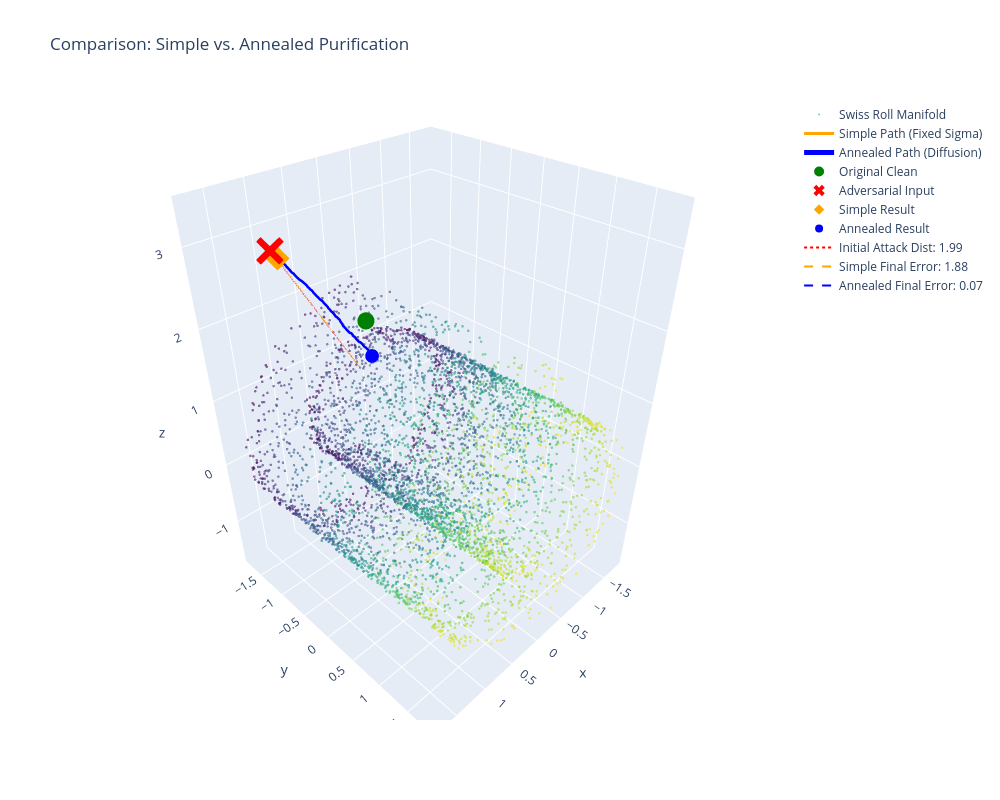

Notebook cell for this chart:
### Code cell
import plotly.graph_objects as go
import numpy as np
import torch

# --- SMALL MODS: Device & Type Handling ---
# 1. Ensure tensors are on CPU before converting to numpy
manifold_np = train_tensor.cpu().numpy()
clean_np = clean_point.cpu().numpy().reshape(-1) # Flatten to [3]
adv_np = x_adv.cpu().numpy().reshape(-1)       # Flatten to [3]

# 2. Trajectories are already numpy from our purify module
traj_simple_np = trajectory_simple
traj_annealed_np = trajectory_annealed

# 3. Endpoints (already numpy)
# If trajectory is [Steps, Batch, 3], we take [:, 0, :] to get the first point's path
if traj_simple_np.ndim == 3:
    traj_simple_np = traj_simple_np[:, 0, :]
    traj_annealed_np = traj_annealed_np[:, 0, :]

pure_simple_np = traj_simple_np[-1]
pure_annealed_np = traj_annealed_np[-1]

# 4. Nearest neighbors (ensure these are CPU tensors first)
closest_pure_simple_np = closest_to_pure_simple.cpu().numpy().reshape(-1)
closest_pure_annealed_np = closest_to_pure_annealed.cpu().numpy().reshape(-1)
closest_to_adv_np = closest_to_adv.cpu().numpy().reshape(-1)

# --- REST OF SCRIPT REMAINS THE SAME ---
fig = go.Figure()

# 1. The Manifold (Swiss Roll)
fig.add_trace(go.Scatter3d(
    x=manifold_np[:, 0], y=manifold_np[:, 1], z=manifold_np[:, 2],
    mode='markers',
    marker=dict(size=1.5, color=manifold_np[:,1], colorscale='Viridis', opacity=0.6),
    name='Swiss Roll Manifold'
))

# 2. Simple Purification Path
fig.add_trace(go.Scatter3d(
    x=traj_simple_np[:, 0], y=traj_simple_np[:, 1], z=traj_simple_np[:, 2],
    mode='lines',
    line=dict(color='orange', width=3),
    name='Simple Path (Fixed Sigma)'
))

# 3. Annealed Purification Path
fig.add_trace(go.Scatter3d(
    x=traj_annealed_np[:, 0], y=traj_annealed_np[:, 1], z=traj_annealed_np[:, 2],
    mode='lines',
    line=dict(color='blue', width=5),
    name='Annealed Path (Diffusion)'
))

# 4. Key Markers
fig.add_trace(go.Scatter3d(
    x=[clean_np[0]], y=[clean_np[1]], z=[clean_np[2]],
    mode='markers', marker=dict(size=10, color='green'), name='Original Clean'
))
fig.add_trace(go.Scatter3d(
    x=[adv_np[0]], y=[adv_np[1]], z=[adv_np[2]],
    mode='markers', marker=dict(size=10, color='red', symbol='x'), name='Adversarial Input'
))
fig.add_trace(go.Scatter3d(
    x=[pure_simple_np[0]], y=[pure_simple_np[1]], z=[pure_simple_np[2]],
    mode='markers', marker=dict(size=8, color='orange', symbol='diamond'), name='Simple Result'
))
fig.add_trace(go.Scatter3d(
    x=[pure_annealed_np[0]], y=[pure_annealed_np[1]], z=[pure_annealed_np[2]],
    mode='markers', marker=dict(size=8, color='blue', symbol='circle'), name='Annealed Result'
))

# 5. Distance Metrics (Error Lines)
fig.add_trace(go.Scatter3d(
    x=[adv_np[0], closest_to_adv_np[0]], y=[adv_np[1], closest_to_adv_np[1]], z=[adv_np[2], closest_to_adv_np[2]],
    mode='lines', line=dict(color='red', width=2, dash='dot'),
    name=f'Initial Attack Dist: {adv_dist:.2f}'
))

fig.add_trace(go.Scatter3d(
    x=[pure_simple_np[0], closest_pure_simple_np[0]], 
    y=[pure_simple_np[1], closest_pure_simple_np[1]], 
    z=[pure_simple_np[2], closest_pure_simple_np[2]],
    mode='lines', line=dict(color='orange', width=2, dash='dash'),
    name=f'Simple Final Error: {pure_dist_simple:.2f}'
))

fig.add_trace(go.Scatter3d(
    x=[pure_annealed_np[0], closest_pure_annealed_np[0]], 
    y=[pure_annealed_np[1], closest_pure_annealed_np[1]], 
    z=[pure_annealed_np[2], closest_pure_annealed_np[2]],
    mode='lines', line=dict(color='blue', width=2, dash='dash'),
    name=f'Annealed Final Error: {pure_dist_annealed:.2f}'
))

fig.update_layout(
    title="Comparison: Simple vs. Annealed Purification",
    scene=dict(aspectmode='data'),
    width=1000, height=800
)

fig.show()

### Figure 1 — Plotly figure (JSON) as saved in the notebook; plotly's stock layout.template omitted (floating-point values rounded to 4 significant figures; data arrays with more than 128 entries replaced by an {"elided": "..."} marker saying what was removed)
{"data": [{"marker": {"color": {"elided": "5000 float values"}, "colorscale": [[0, "#440154"], [0.1111, "#482878"], [0.2222, "#3e4989"], [0.3333, "#31688e"], [0.4444, "#26828e"], [0.5556, "#1f9e89"], [0.6667, "#35b779"], [0.7778, "#6ece58"], [0.8889, "#b5de2b"], [1, "#fde725"]], "opacity": 0.6, "size": 1.5}, "mode": "markers", "name": "Swiss Roll Manifold", "type": "scatter3d", "x": {"elided": "5000 float values"}, "y": {"elided": "5000 float values"}, "z": {"elided": "5000 float values"}}, {"line": {"color": "orange", "width": 3}, "mode": "lines", "name": "Simple Path (Fixed Sigma)", "type": "scatter3d", "x": [1.754, 1.753, 1.752, 1.75, 1.749, 1.747, 1.746, 1.745, 1.743, 1.742, 1.74, 1.739, 1.738, 1.737, 1.736, 1.735, 1.733, 1.732, 1.731, 1.73, 1.729, 1.728, 1.726, 1.725, 1.723, 1.722, 1.72, 1.719, 1.718, 1.717, 1.716, 1.714, 1.713, 1.711, 1.71, 1.709, 1.708, 1.707, 1.705, 1.704, 1.703, 1.701, 1.7, 1.698, 1.697, 1.695, 1.694, 1.693, 1.692, 1.691, 1.69], "y": [-0.3328, -0.3328, -0.3325, -0.3329, -0.3326, -0.3326, -0.3329, -0.333, -0.3331, -0.3327, -0.3325, -0.3325, -0.3324, -0.3326, -0.3327, -0.3328, -0.3327, -0.3328, -0.333, -0.3332, -0.333, -0.3329, -0.3328, -0.3329, -0.3328, -0.3328, -0.3325, -0.3318, -0.3319, -0.3317, -0.3319, -0.3319, -0.3318, -0.3315, -0.3315, -0.3312, -0.3313, -0.3314, -0.3314, -0.3314, -0.3313, -0.3313, -0.3318, -0.3317, -0.3315, -0.3313, -0.331, -0.331, -0.3309, -0.3305, -0.3301], "z": [3.4, 3.398, 3.396, 3.394, 3.392, 3.39, 3.388, 3.386, 3.385, 3.383, 3.381, 3.379, 3.377, 3.375, 3.374, 3.372, 3.37, 3.368, 3.366, 3.364, 3.363, 3.361, 3.359, 3.357, 3.355, 3.354, 3.353, 3.351, 3.349, 3.347, 3.345, 3.344, 3.342, 3.34, 3.338, 3.336, 3.334, 3.332, 3.329, 3.327, 3.325, 3.324, 3.321, 3.319, 3.317, 3.315, 3.313, 3.311, 3.309, 3.307, 3.305]}, {"line": {"color": "blue", "width": 5}, "mode": "lines", "name": "Annealed Path (Diffusion)", "type": "scatter3d", "x": {"elided": "1001 float values"}, "y": {"elided": "1001 float values"}, "z": {"elided": "1001 float values"}}, {"marker": {"color": "green", "size": 10}, "mode": "markers", "name": "Original Clean", "type": "scatter3d", "x": [0.2545], "y": [-0.8328], "z": [1.9]}, {"marker": {"color": "red", "size": 10, "symbol": "x"}, "mode": "markers", "name": "Adversarial Input", "type": "scatter3d", "x": [1.754], "y": [-0.3328], "z": [3.4]}, {"marker": {"color": "orange", "size": 8, "symbol": "diamond"}, "mode": "markers", "name": "Simple Result", "type": "scatter3d", "x": [1.69], "y": [-0.3301], "z": [3.305]}, {"marker": {"color": "blue", "size": 8, "symbol": "circle"}, "mode": "markers", "name": "Annealed Result", "type": "scatter3d", "x": [0.628], "y": [-0.3017], "z": [1.797]}, {"line": {"color": "red", "dash": "dot", "width": 2}, "mode": "lines", "name": "Initial Attack Dist: 1.99", "type": "scatter3d", "x": [1.754, 0.7629], "y": [-0.3328, -0.3621], "z": [3.4, 1.672]}, {"line": {"color": "orange", "dash": "dash", "width": 2}, "mode": "lines", "name": "Simple Final Error: 1.88", "type": "scatter3d", "x": [1.69, 0.7629], "y": [-0.3301, -0.3621], "z": [3.305, 1.672]}, {"line": {"color": "blue", "dash": "dash", "width": 2}, "mode": "lines", "name": "Annealed Final Error: 0.07", "type": "scatter3d", "x": [0.628, 0.6182], "y": [-0.3017, -0.3612], "z": [1.797, 1.753]}], "layout": {"height": 800, "scene": {"aspectmode": "data"}, "title": {"text": "Comparison: Simple vs. Annealed Purification"}, "width": 1000}}
